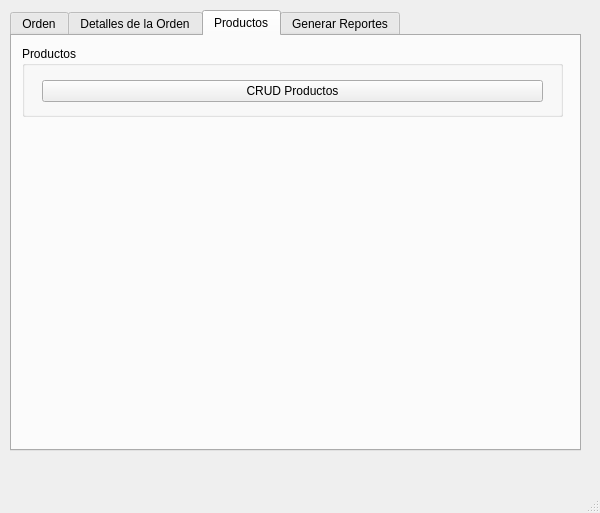
<?xml version="1.0" encoding="UTF-8"?>
<ui version="4.0">
 <class>MainWindow</class>
 <widget class="QMainWindow" name="MainWindow">
  <property name="geometry">
   <rect>
    <x>0</x>
    <y>0</y>
    <width>600</width>
    <height>513</height>
   </rect>
  </property>
  <property name="windowTitle">
   <string>MainWindow</string>
  </property>
  <widget class="QWidget" name="centralwidget">
   <widget class="QTabWidget" name="tabWidget">
    <property name="geometry">
     <rect>
      <x>10</x>
      <y>10</y>
      <width>571</width>
      <height>441</height>
     </rect>
    </property>
    <property name="toolTip">
     <string>&lt;html&gt;&lt;head/&gt;&lt;body&gt;&lt;p&gt;&lt;br/&gt;&lt;/p&gt;&lt;/body&gt;&lt;/html&gt;</string>
    </property>
    <property name="currentIndex">
     <number>2</number>
    </property>
    <widget class="QWidget" name="tab">
     <attribute name="title">
      <string>Orden</string>
     </attribute>
     <widget class="QGroupBox" name="groupBox">
      <property name="geometry">
       <rect>
        <x>20</x>
        <y>0</y>
        <width>341</width>
        <height>391</height>
       </rect>
      </property>
      <property name="title">
       <string>Datos de la Orden</string>
      </property>
      <widget class="QWidget" name="verticalLayoutWidget">
       <property name="geometry">
        <rect>
         <x>10</x>
         <y>30</y>
         <width>151</width>
         <height>311</height>
        </rect>
       </property>
       <layout class="QVBoxLayout" name="verticalLayout">
        <item>
         <widget class="QLabel" name="label_2">
          <property name="text">
           <string>ID Cliente</string>
          </property>
         </widget>
        </item>
        <item>
         <widget class="QLabel" name="label">
          <property name="text">
           <string>ID Empleado</string>
          </property>
         </widget>
        </item>
        <item>
         <widget class="QLabel" name="label_3">
          <property name="text">
           <string>ID Agencia</string>
          </property>
         </widget>
        </item>
        <item>
         <widget class="QLabel" name="label_5">
          <property name="text">
           <string>Peso</string>
          </property>
         </widget>
        </item>
        <item>
         <widget class="QLabel" name="label_6">
          <property name="text">
           <string>Nombre del Barco</string>
          </property>
         </widget>
        </item>
        <item>
         <widget class="QLabel" name="label_7">
          <property name="text">
           <string>Direccion de Envio</string>
          </property>
         </widget>
        </item>
        <item>
         <widget class="QLabel" name="label_8">
          <property name="text">
           <string>Ciudad</string>
          </property>
         </widget>
        </item>
        <item>
         <widget class="QLabel" name="label_4">
          <property name="text">
           <string>Region</string>
          </property>
         </widget>
        </item>
        <item>
         <widget class="QLabel" name="label_10">
          <property name="text">
           <string>Codigo postal</string>
          </property>
         </widget>
        </item>
        <item>
         <widget class="QLabel" name="label_9">
          <property name="text">
           <string>Pais</string>
          </property>
         </widget>
        </item>
       </layout>
      </widget>
      <widget class="QWidget" name="verticalLayoutWidget_2">
       <property name="geometry">
        <rect>
         <x>170</x>
         <y>30</y>
         <width>151</width>
         <height>345</height>
        </rect>
       </property>
       <layout class="QVBoxLayout" name="verticalLayout_2">
        <item>
         <widget class="QLineEdit" name="LE_IDCliente"/>
        </item>
        <item>
         <widget class="QLineEdit" name="LE_IDEmpleado"/>
        </item>
        <item>
         <widget class="QLineEdit" name="LE_IDAgencia"/>
        </item>
        <item>
         <widget class="QLineEdit" name="LE_Peso"/>
        </item>
        <item>
         <widget class="QLineEdit" name="LE_NombreBarco"/>
        </item>
        <item>
         <widget class="QLineEdit" name="LE_DireccionEnvio"/>
        </item>
        <item>
         <widget class="QLineEdit" name="LE_CiudadEnvio"/>
        </item>
        <item>
         <widget class="QLineEdit" name="LE_RegionEnvio"/>
        </item>
        <item>
         <widget class="QLineEdit" name="LE_CodigoPostal"/>
        </item>
        <item>
         <widget class="QLineEdit" name="LE_Pais"/>
        </item>
       </layout>
      </widget>
      <widget class="QPushButton" name="PB_CrearOrden">
       <property name="geometry">
        <rect>
         <x>120</x>
         <y>350</y>
         <width>100</width>
         <height>32</height>
        </rect>
       </property>
       <property name="text">
        <string>Crear Orden</string>
       </property>
      </widget>
     </widget>
     <widget class="QGroupBox" name="groupBox_4">
      <property name="geometry">
       <rect>
        <x>380</x>
        <y>10</y>
        <width>161</width>
        <height>131</height>
       </rect>
      </property>
      <property name="title">
       <string>Datos</string>
      </property>
      <widget class="QWidget" name="verticalLayoutWidget_5">
       <property name="geometry">
        <rect>
         <x>10</x>
         <y>30</y>
         <width>141</width>
         <height>81</height>
        </rect>
       </property>
       <layout class="QVBoxLayout" name="verticalLayout_5">
        <item>
         <widget class="QLabel" name="nombreCliente">
          <property name="text">
           <string/>
          </property>
         </widget>
        </item>
        <item>
         <widget class="QLabel" name="nombreEmpleado">
          <property name="text">
           <string/>
          </property>
         </widget>
        </item>
        <item>
         <widget class="QLabel" name="nombreAgencia">
          <property name="text">
           <string/>
          </property>
         </widget>
        </item>
       </layout>
      </widget>
     </widget>
     <widget class="QPushButton" name="emitirorden">
      <property name="geometry">
       <rect>
        <x>380</x>
        <y>160</y>
        <width>161</width>
        <height>31</height>
       </rect>
      </property>
      <property name="text">
       <string>Emitir Orden </string>
      </property>
     </widget>
    </widget>
    <widget class="QWidget" name="tab_2">
     <attribute name="title">
      <string>Detalles de la Orden</string>
     </attribute>
     <widget class="QGroupBox" name="groupBox_3">
      <property name="geometry">
       <rect>
        <x>100</x>
        <y>200</y>
        <width>381</width>
        <height>191</height>
       </rect>
      </property>
      <property name="title">
       <string>Buscar Procuctos</string>
      </property>
      <widget class="QTableWidget" name="tabla_resultados">
       <property name="geometry">
        <rect>
         <x>60</x>
         <y>60</y>
         <width>256</width>
         <height>81</height>
        </rect>
       </property>
      </widget>
      <widget class="QPushButton" name="PB_Buscarproducto">
       <property name="geometry">
        <rect>
         <x>130</x>
         <y>150</y>
         <width>121</width>
         <height>29</height>
        </rect>
       </property>
       <property name="text">
        <string>Buscar Producto</string>
       </property>
      </widget>
      <widget class="QLabel" name="label_15">
       <property name="geometry">
        <rect>
         <x>20</x>
         <y>30</y>
         <width>211</width>
         <height>21</height>
        </rect>
       </property>
       <property name="text">
        <string>Escriba el nombre de producto:</string>
       </property>
      </widget>
      <widget class="QLineEdit" name="LE_productoDB">
       <property name="geometry">
        <rect>
         <x>240</x>
         <y>30</y>
         <width>113</width>
         <height>25</height>
        </rect>
       </property>
      </widget>
     </widget>
     <widget class="QGroupBox" name="groupBox_2">
      <property name="geometry">
       <rect>
        <x>120</x>
        <y>10</y>
        <width>341</width>
        <height>181</height>
       </rect>
      </property>
      <property name="title">
       <string>Detalles de la Orden</string>
      </property>
      <widget class="QWidget" name="verticalLayoutWidget_3">
       <property name="geometry">
        <rect>
         <x>10</x>
         <y>30</y>
         <width>151</width>
         <height>111</height>
        </rect>
       </property>
       <layout class="QVBoxLayout" name="verticalLayout_3">
        <item>
         <widget class="QLabel" name="label_12">
          <property name="text">
           <string>ID Producto</string>
          </property>
         </widget>
        </item>
        <item>
         <widget class="QLabel" name="label_16">
          <property name="text">
           <string>Cantidad</string>
          </property>
         </widget>
        </item>
        <item>
         <widget class="QLabel" name="label_14">
          <property name="text">
           <string>Descuento</string>
          </property>
         </widget>
        </item>
       </layout>
      </widget>
      <widget class="QWidget" name="verticalLayoutWidget_4">
       <property name="geometry">
        <rect>
         <x>170</x>
         <y>30</y>
         <width>151</width>
         <height>111</height>
        </rect>
       </property>
       <layout class="QVBoxLayout" name="verticalLayout_4">
        <item>
         <widget class="QLineEdit" name="LE_producto"/>
        </item>
        <item>
         <widget class="QLineEdit" name="LE_cantidad"/>
        </item>
        <item>
         <widget class="QLineEdit" name="LE_descuento"/>
        </item>
       </layout>
      </widget>
      <widget class="QPushButton" name="PB_agregardetalles">
       <property name="geometry">
        <rect>
         <x>110</x>
         <y>140</y>
         <width>121</width>
         <height>28</height>
        </rect>
       </property>
       <property name="text">
        <string>Agregar Detalles</string>
       </property>
      </widget>
     </widget>
    </widget>
    <widget class="QWidget" name="tab_3">
     <attribute name="title">
      <string>Productos</string>
     </attribute>
     <widget class="QGroupBox" name="groupBox_5">
      <property name="geometry">
       <rect>
        <x>10</x>
        <y>10</y>
        <width>541</width>
        <height>71</height>
       </rect>
      </property>
      <property name="title">
       <string>Productos</string>
      </property>
      <widget class="QWidget" name="verticalLayoutWidget_6">
       <property name="geometry">
        <rect>
         <x>20</x>
         <y>30</y>
         <width>501</width>
         <height>31</height>
        </rect>
       </property>
       <layout class="QVBoxLayout" name="verticalLayout_6">
        <item>
         <widget class="QPushButton" name="PB_CRUDProductos">
          <property name="text">
           <string>CRUD Productos</string>
          </property>
         </widget>
        </item>
       </layout>
      </widget>
     </widget>
    </widget>
    <widget class="QWidget" name="tab_5">
     <attribute name="title">
      <string>Generar Reportes</string>
     </attribute>
     <widget class="QGroupBox" name="groupBox_9">
      <property name="geometry">
       <rect>
        <x>20</x>
        <y>10</y>
        <width>521</width>
        <height>241</height>
       </rect>
      </property>
      <property name="title">
       <string>Reportes</string>
      </property>
      <widget class="QWidget" name="verticalLayoutWidget_11">
       <property name="geometry">
        <rect>
         <x>30</x>
         <y>40</y>
         <width>471</width>
         <height>181</height>
        </rect>
       </property>
       <layout class="QVBoxLayout" name="verticalLayout_11">
        <item>
         <widget class="QPushButton" name="PB_reporteCliente">
          <property name="text">
           <string>Generar reporte para cliente</string>
          </property>
         </widget>
        </item>
        <item>
         <widget class="QPushButton" name="PB_reporteProveedor">
          <property name="text">
           <string>Generar reporte para proveedor</string>
          </property>
         </widget>
        </item>
        <item>
         <widget class="QPushButton" name="PB_reporteCategoria">
          <property name="text">
           <string>Generar reporte para categoria</string>
          </property>
         </widget>
        </item>
       </layout>
      </widget>
     </widget>
    </widget>
   </widget>
  </widget>
  <widget class="QMenuBar" name="menubar">
   <property name="geometry">
    <rect>
     <x>0</x>
     <y>0</y>
     <width>600</width>
     <height>25</height>
    </rect>
   </property>
  </widget>
  <widget class="QStatusBar" name="statusbar"/>
 </widget>
 <resources/>
 <connections/>
</ui>
